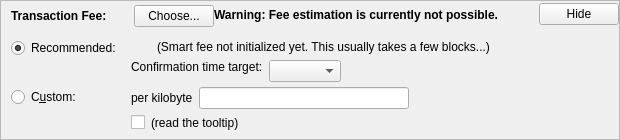
      <widget class="QFrame" name="frameFee">
       <property name="sizePolicy">
        <sizepolicy hsizetype="Preferred" vsizetype="Fixed">
         <horstretch>0</horstretch>
         <verstretch>0</verstretch>
        </sizepolicy>
       </property>
       <property name="frameShape">
        <enum>QFrame::StyledPanel</enum>
       </property>
       <property name="frameShadow">
        <enum>QFrame::Raised</enum>
       </property>
       <layout class="QVBoxLayout" name="verticalLayout_3">
        <property name="spacing">
         <number>0</number>
        </property>
        <property name="leftMargin">
         <number>0</number>
        </property>
        <property name="topMargin">
         <number>0</number>
        </property>
        <property name="rightMargin">
         <number>0</number>
        </property>
        <property name="bottomMargin">
         <number>0</number>
        </property>
        <item>
         <layout class="QVBoxLayout" name="verticalLayoutFee2" stretch="0,0,0">
          <property name="spacing">
           <number>0</number>
          </property>
          <property name="leftMargin">
           <number>10</number>
          </property>
          <property name="topMargin">
           <number>0</number>
          </property>
          <item>
           <layout class="QHBoxLayout" name="horizontalLayoutFee1">
            <property name="bottomMargin">
             <number>0</number>
            </property>
            <item>
             <layout class="QVBoxLayout" name="verticalLayoutFee7">
              <property name="spacing">
               <number>0</number>
              </property>
              <item>
               <spacer name="verticalSpacerSmartFee">
                <property name="orientation">
                 <enum>Qt::Vertical</enum>
                </property>
                <property name="sizeType">
                 <enum>QSizePolicy::Fixed</enum>
                </property>
                <property name="sizeHint" stdset="0">
                 <size>
                  <width>1</width>
                  <height>4</height>
                 </size>
                </property>
               </spacer>
              </item>
              <item>
               <layout class="QHBoxLayout" name="horizontalLayoutSmartFee">
                <property name="spacing">
                 <number>10</number>
                </property>
                <item>
                 <widget class="QLabel" name="labelFeeHeadline">
                  <property name="sizePolicy">
                   <sizepolicy hsizetype="Preferred" vsizetype="Maximum">
                    <horstretch>0</horstretch>
                    <verstretch>0</verstretch>
                   </sizepolicy>
                  </property>
                  <property name="font">
                   <font>
                    <weight>75</weight>
                    <bold>true</bold>
                   </font>
                  </property>
                  <property name="styleSheet">
                   <string notr="true">font-weight:bold;</string>
                  </property>
                  <property name="text">
                   <string>Transaction Fee:</string>
                  </property>
                 </widget>
                </item>
                <item>
                 <widget class="QLabel" name="labelFeeMinimized">
                  <property name="text">
                   <string/>
                  </property>
                 </widget>
                </item>
                <item>
                 <widget class="QPushButton" name="buttonChooseFee">
                  <property name="text">
                   <string>Choose...</string>
                  </property>
                 </widget>
                </item>
               </layout>
              </item>
              <item>
               <spacer name="verticalSpacer_5">
                <property name="orientation">
                 <enum>Qt::Vertical</enum>
                </property>
                <property name="sizeHint" stdset="0">
                 <size>
                  <width>1</width>
                  <height>1</height>
                 </size>
                </property>
               </spacer>
              </item>
             </layout>
            </item>
            <item>
             <widget class="QLabel" name="fallbackFeeWarningLabel">
              <property name="font">
               <font>
                <weight>75</weight>
                <bold>true</bold>
               </font>
              </property>
              <property name="toolTip">
               <string>Using the fallbackfee can result in sending a transaction that will take several hours or days (or never) to confirm. Consider choosing your fee manually or wait until you have validated the complete chain.</string>
              </property>
              <property name="text">
               <string>Warning: Fee estimation is currently not possible.</string>
              </property>
              <property name="wordWrap">
               <bool>false</bool>
              </property>
             </widget>
            </item>
            <item>
             <spacer name="horizontalSpacer_5">
              <property name="orientation">
               <enum>Qt::Horizontal</enum>
              </property>
              <property name="sizeType">
               <enum>QSizePolicy::MinimumExpanding</enum>
              </property>
              <property name="sizeHint" stdset="0">
               <size>
                <width>40</width>
                <height>20</height>
               </size>
              </property>
             </spacer>
            </item>
            <item>
             <widget class="QPushButton" name="buttonMinimizeFee">
              <property name="toolTip">
               <string>collapse fee-settings</string>
              </property>
              <property name="text">
               <string>Hide</string>
              </property>
             </widget>
            </item>
           </layout>
          </item>
          <item>
           <widget class="QFrame" name="frameFeeSelection">
            <layout class="QVBoxLayout" name="verticalLayoutFee12">
             <property name="spacing">
              <number>0</number>
             </property>
             <property name="leftMargin">
              <number>0</number>
             </property>
             <property name="topMargin">
              <number>0</number>
             </property>
             <property name="rightMargin">
              <number>0</number>
             </property>
             <property name="bottomMargin">
              <number>0</number>
             </property>
             <item>
              <layout class="QGridLayout" name="gridLayoutFee">
               <property name="topMargin">
                <number>10</number>
               </property>
               <property name="bottomMargin">
                <number>4</number>
               </property>
               <property name="horizontalSpacing">
                <number>10</number>
               </property>
               <property name="verticalSpacing">
                <number>4</number>
               </property>
               <item row="1" column="1">
                <layout class="QVBoxLayout" name="verticalLayoutFee8">
                 <property name="spacing">
                  <number>6</number>
                 </property>
                 <item>
                  <layout class="QHBoxLayout" name="horizontalLayoutFee13">
                   <item>
                    <widget class="QLabel" name="labelCustomPerKilobyte">
                     <property name="toolTip">
                      <string>If the custom fee is set to 1000 satoshis and the transaction is only 250 bytes, then &quot;per kilobyte&quot; only pays 250 satoshis in fee, while &quot;total at least&quot; pays 1000 satoshis. For transactions bigger than a kilobyte both pay by kilobyte.</string>
                     </property>
                     <property name="text">
                      <string>per kilobyte</string>
                     </property>
                    </widget>
                   </item>
                   <item>
                    <widget class="BitcoinAmountField" name="customFee"/>
                   </item>
                   <item>
                    <spacer name="horizontalSpacer_6">
                     <property name="orientation">
                      <enum>Qt::Horizontal</enum>
                     </property>
                     <property name="sizeHint" stdset="0">
                      <size>
                       <width>1</width>
                       <height>1</height>
                      </size>
                     </property>
                    </spacer>
                   </item>
                  </layout>
                 </item>
                 <item>
                  <layout class="QHBoxLayout" name="horizontalLayoutFee8">
                   <item>
                    <widget class="QCheckBox" name="checkBoxMinimumFee">
                     <property name="toolTip">
                      <string>Paying only the minimum fee is just fine as long as there is less transaction volume than space in the blocks. But be aware that this can end up in a never confirming transaction once there is more demand for points transactions than the network can process.</string>
                     </property>
                     <property name="text">
                      <string/>
                     </property>
                    </widget>
                   </item>
                   <item>
                    <widget class="QLabel" name="labelMinFeeWarning">
                     <property name="enabled">
                      <bool>true</bool>
                     </property>
                     <property name="toolTip">
                      <string>Paying only the minimum fee is just fine as long as there is less transaction volume than space in the blocks. But be aware that this can end up in a never confirming transaction once there is more demand for points transactions than the network can process.</string>
                     </property>
                     <property name="text">
                      <string>(read the tooltip)</string>
                     </property>
                     <property name="margin">
                      <number>5</number>
                     </property>
                    </widget>
                   </item>
                   <item>
                    <spacer name="horizontalSpacer_7">
                     <property name="orientation">
                      <enum>Qt::Horizontal</enum>
                     </property>
                     <property name="sizeHint" stdset="0">
                      <size>
                       <width>1</width>
                       <height>1</height>
                      </size>
                     </property>
                    </spacer>
                   </item>
                  </layout>
                 </item>
                </layout>
               </item>
               <item row="0" column="0">
                <layout class="QVBoxLayout" name="verticalLayoutFee4" stretch="0,1">
                 <item>
                  <widget class="QRadioButton" name="radioSmartFee">
                   <property name="text">
                    <string>Recommended:</string>
                   </property>
                   <property name="checked">
                    <bool>true</bool>
                   </property>
                   <attribute name="buttonGroup">
                    <string notr="true">groupFee</string>
                   </attribute>
                  </widget>
                 </item>
                 <item>
                  <spacer name="verticalSpacer_2">
                   <property name="orientation">
                    <enum>Qt::Vertical</enum>
                   </property>
                   <property name="sizeHint" stdset="0">
                    <size>
                     <width>1</width>
                     <height>1</height>
                    </size>
                   </property>
                  </spacer>
                 </item>
                </layout>
               </item>
               <item row="1" column="0">
                <layout class="QVBoxLayout" name="verticalLayoutFee9" stretch="0,1">
                 <item>
                  <widget class="QRadioButton" name="radioCustomFee">
                   <property name="text">
                    <string>C&amp;ustom:</string>
                   </property>
                   <attribute name="buttonGroup">
                    <string notr="true">groupFee</string>
                   </attribute>
                  </widget>
                 </item>
                 <item>
                  <spacer name="verticalSpacer_6">
                   <property name="orientation">
                    <enum>Qt::Vertical</enum>
                   </property>
                   <property name="sizeHint" stdset="0">
                    <size>
                     <width>1</width>
                     <height>1</height>
                    </size>
                   </property>
                  </spacer>
                 </item>
                </layout>
               </item>
               <item row="0" column="1">
                <layout class="QVBoxLayout" name="verticalLayoutFee3" stretch="0,0,1">
                 <property name="spacing">
                  <number>6</number>
                 </property>
                 <property name="topMargin">
                  <number>2</number>
                 </property>
                 <item>
                  <layout class="QHBoxLayout" name="horizontalLayoutFee12">
                   <item>
                    <widget class="QLabel" name="labelSmartFee">
                     <property name="text">
                      <string/>
                     </property>
                     <property name="margin">
                      <number>2</number>
                     </property>
                    </widget>
                   </item>
                   <item>
                    <widget class="QLabel" name="labelFeeEstimation">
                     <property name="text">
                      <string/>
                     </property>
                    </widget>
                   </item>
                   <item>
                    <widget class="QLabel" name="labelSmartFee2">
                     <property name="text">
                      <string>(Smart fee not initialized yet. This usually takes a few blocks...)</string>
                     </property>
                     <property name="margin">
                      <number>2</number>
                     </property>
                    </widget>
                   </item>
                   <item>
                    <spacer name="horizontalSpacer_8">
                     <property name="orientation">
                      <enum>Qt::Horizontal</enum>
                     </property>
                     <property name="sizeHint" stdset="0">
                      <size>
                       <width>1</width>
                       <height>1</height>
                      </size>
                     </property>
                    </spacer>
                   </item>
                  </layout>
                 </item>
                 <item>
                  <layout class="QHBoxLayout" name="horizontalLayoutFee9">
                   <item>
                    <layout class="QVBoxLayout" name="verticalLayoutFee6">
                     <item>
                      <widget class="QLabel" name="labelSmartFee3">
                       <property name="text">
                        <string>Confirmation time target:</string>
                       </property>
                       <property name="margin">
                        <number>2</number>
                       </property>
                      </widget>
                     </item>
                     <item>
                      <spacer name="verticalSpacer_3">
                       <property name="orientation">
                        <enum>Qt::Vertical</enum>
                       </property>
                       <property name="sizeHint" stdset="0">
                        <size>
                         <width>1</width>
                         <height>1</height>
                        </size>
                       </property>
                      </spacer>
                     </item>
                    </layout>
                   </item>
                   <item>
                    <layout class="QVBoxLayout" name="verticalLayoutFee5">
                     <property name="rightMargin">
                      <number>30</number>
                     </property>
                     <item>
                      <layout class="QHBoxLayout" name="horizontalLayoutConfTarget">
                       <property name="bottomMargin">
                        <number>0</number>
                       </property>
                       <item>
                        <widget class="QComboBox" name="confTargetSelector"/>
                       </item>
                       <item>
                        <spacer name="horizontalSpacerConfTarget">
                         <property name="orientation">
                          <enum>Qt::Horizontal</enum>
                         </property>
                         <property name="sizeHint" stdset="0">
                          <size>
                           <width>40</width>
                           <height>20</height>
                          </size>
                         </property>
                        </spacer>
                       </item>
                      </layout>
                     </item>
                    </layout>
                   </item>
                  </layout>
                 </item>
                 <item>
                  <spacer name="verticalSpacer_4">
                   <property name="orientation">
                    <enum>Qt::Vertical</enum>
                   </property>
                   <property name="sizeHint" stdset="0">
                    <size>
                     <width>1</width>
                     <height>1</height>
                    </size>
                   </property>
                  </spacer>
                 </item>
                </layout>
               </item>
              </layout>
             </item>
            </layout>
           </widget>
          </item>
          <item>
           <spacer name="verticalSpacerFee">
            <property name="orientation">
             <enum>Qt::Vertical</enum>
            </property>
            <property name="sizeType">
             <enum>QSizePolicy::Expanding</enum>
            </property>
            <property name="sizeHint" stdset="0">
             <size>
              <width>40</width>
              <height>5</height>
             </size>
            </property>
           </spacer>
          </item>
         </layout>
        </item>
       </layout>
      </widget>
